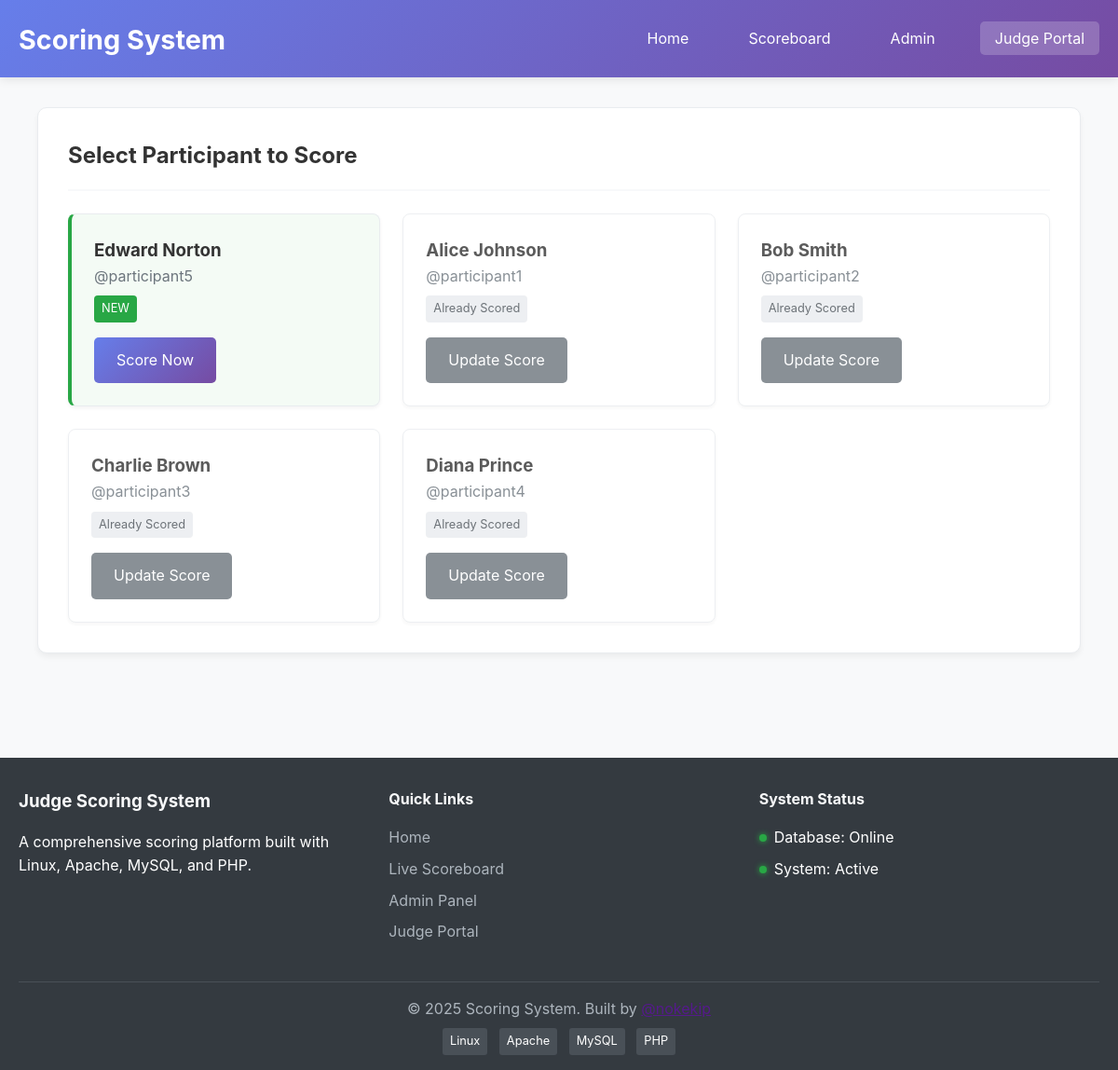
The app's page /judge/select_user.php with its own data.
### tables this page shows
CREATE TABLE users (
    id INT PRIMARY KEY AUTO_INCREMENT,
    username VARCHAR(50) UNIQUE NOT NULL,
    display_name VARCHAR(100) NOT NULL,
    email VARCHAR(100),
    created_at TIMESTAMP DEFAULT CURRENT_TIMESTAMP,
    updated_at TIMESTAMP DEFAULT CURRENT_TIMESTAMP ON UPDATE CURRENT_TIMESTAMP
);

### includes/functions.php (called while the page is built, shortened)
<?php
function getAllUsers() {
    try {
        $pdo = getDbConnection();
        $stmt = $pdo->query("Select * from users ORDER BY display_name");
        return $stmt->fetchAll();
    }
    catch (Exception $e) {
        error_log("Error fetching users: " . $e->getMessage());
        return [];
    }
}
?>

### judge/select_user.php (the view, shortened to what this page needs)
<?php
require_once __DIR__ . '/../includes/header.php';
require_once __DIR__ . '/../includes/functions.php';
$users = getAllUsers();
usort($users, function($a, $b) use ($scored_users) {
    if ($a['already_scored'] === $b['already_scored']) {
        return strcmp($a['display_name'], $b['display_name']);
    }
    return $a['already_scored'] ? 1 : -1;
});
?>
<div class="container">
    <div class="card">
        <div class="card-header">
            <h2>Select Participant to Score</h2>
        </div>
        <?php if (empty($users)): ?>
            <div class="alert alert-info">
                No participants available for scoring. Please contact the administrator.
            </div>
        <?php else: ?>
            <div class="participant-grid">
                <?php foreach ($users as $user): ?>
                <div class="participant-card <?= $user['already_scored'] ? 'scored' : 'unscored' ?>">
                    <div class="participant-info">
                        <h3><?= htmlspecialchars($user['display_name']) ?></h3>
                        <p class="text-muted">@<?= htmlspecialchars($user['username']) ?></p>
                        <?php if ($user['already_scored']): ?>
                        <div class="existing-score">
                            <span class="badge">Already Scored</span>
                        </div>
                        <?php else: ?>
                        <div class="new-score-indicator">
                            <span class="badge badge-new">NEW</span>
                        </div>
                        <?php endif; ?>
                    </div>
                    <div class="participant-actions">
                        <a href="submit_score.php?user_id=<?= $user['id'] ?>"
                           class="btn <?= $user['already_scored'] ? 'btn-secondary' : 'btn-primary' ?>">
                            <?= $user['already_scored'] ? 'Update Score' : 'Score Now' ?>
                        </a>
                    </div>
                </div>
                <?php endforeach; ?>
            </div>
        <?php endif; ?>
    </div>
</div>
<?php require_once __DIR__ . '/../includes/footer.php'; ?>

### assets/css/style.css (style rules this page uses)
* { margin: 0; padding: 0; box-sizing: border-box; }
body { font-family: -apple-system, BlinkMacSystemFont, 'Segoe UI', Roboto, Oxygen, Ubuntu, Cantarell, sans-serif; line-height: 1.6; color: #333; background-color: #f8f9fa; }
.container { max-width: 1200px; margin: 0 auto; padding: 0 20px; }
.card { background: white; border-radius: 10px; padding: 2rem; margin-bottom: 2rem; box-shadow: 0 4px 6px rgba(0,0,0,0.05); border: 1px solid #e9ecef; }
.card-header { border-bottom: 2px solid #f8f9fa; padding-bottom: 1rem; margin-bottom: 1.5rem; }
.btn { display: inline-block; padding: 0.75rem 1.5rem; border: none; border-radius: 5px; cursor: pointer; text-decoration: none; font-size: 1rem; transition: all 0.3s ease; text-align: center; }
.btn-primary { background: linear-gradient(135deg, #667eea 0%, #764ba2 100%); color: white; }
.btn-secondary { background: #6c757d; color: white; }
.text-muted { color: #6c757d; }

### assets/css/judge-portal.css (style rules this page uses)
.participant-grid { display: grid; grid-template-columns: repeat(auto-fill, minmax(300px, 1fr)); gap: 1.5rem; margin-top: 1.5rem; }
.participant-card { background: white; border-radius: 8px; padding: 1.5rem; box-shadow: 0 2px 4px rgba(0,0,0,0.05); border: 1px solid #e9ecef; display: flex; flex-direction: column; transition: transform 0.2s, box-shadow 0.2s; }
.participant-card.unscored { border-left: 4px solid #28a745; background-color: rgba(40, 167, 69, 0.05); }
.participant-card.scored { opacity: 0.8; }
.participant-info { flex-grow: 1; }
.participant-actions { margin-top: 1rem; }
.badge { display: inline-block; background: #e9ecef; color: #495057; padding: 0.25rem 0.5rem; border-radius: 4px; font-size: 0.8rem; }
.badge-new { background-color: #28a745; color: white; }
.existing-score { margin-top: 0.5rem; }
.new-score-indicator { margin-top: 0.5rem; animation: pulse 2s infinite; }

### records on screen
users: display_name "Edward Norton", username "participant5", shows "NEW", shows "Score Now"
users: display_name "Alice Johnson", username "participant1", shows "Already Scored", shows "Update Score"
users: display_name "Bob Smith", username "participant2", shows "Already Scored", shows "Update Score"
users: display_name "Charlie Brown", username "participant3", shows "Already Scored", shows "Update Score"
users: display_name "Diana Prince", username "participant4", shows "Already Scored", shows "Update Score"
